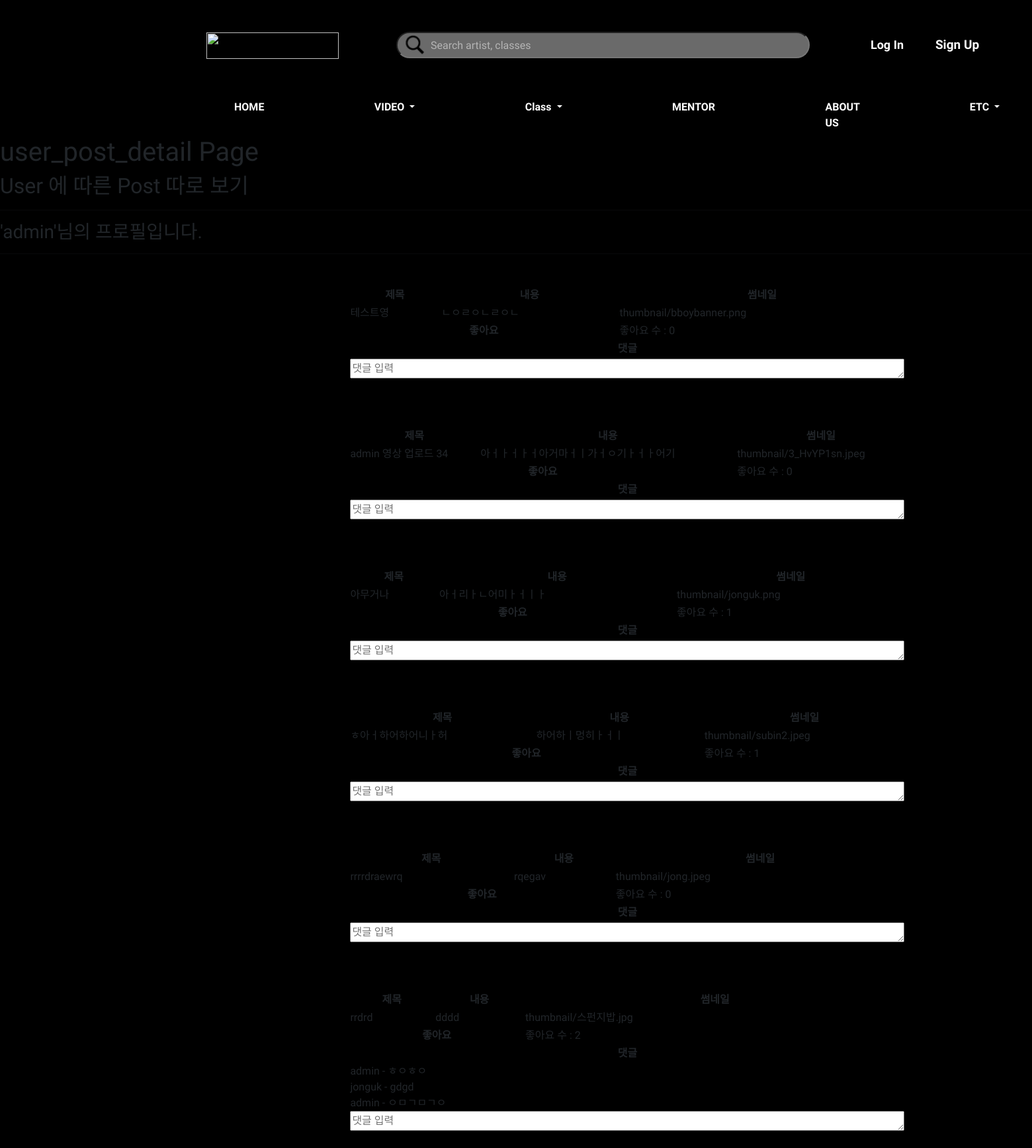
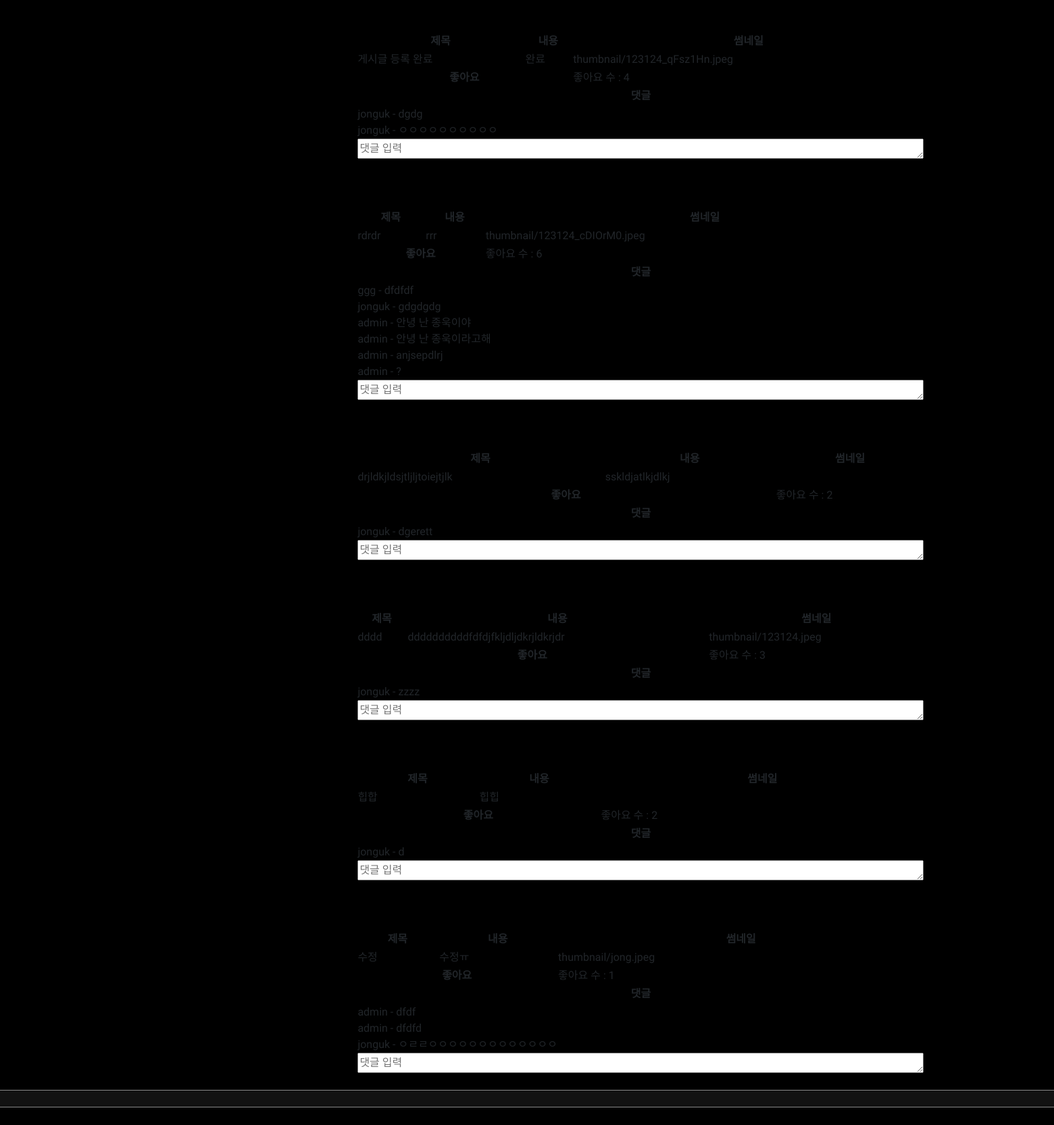
The page /user_post_detail/1 (upper part) on the database its author committed (2 pictures, top to bottom).
### accounts/models.py (models this page shows)
class userProfile(AbstractUser):
    nickname = models.CharField(max_length=50, null=True, blank=True) # 실제 이름
    danceSkill = models.CharField(max_length=10 ,null=True, blank=True) # 상 중 하
    phoneNum = models.IntegerField(null=True, blank=True) # 핸드폰 번호
    gender = models.CharField(max_length=10 ,null=True, blank=True) # 성별
    createdAt = models.DateTimeField(auto_now_add=True) # 생성 일자
    birth = models.DateField(null=True, blank=True) # 생년월일
    profilephoto = models.ImageField(blank=True, null=True, upload_to='profilephoto') # 프사
    def __str__(self):
        return self.username

### danceapp/models.py (models this page shows, shortened)
class Post(models.Model):
    userId = models.ForeignKey(userProfile, on_delete=models.CASCADE) # 회원ID # User 모델의 pk를 가져옴
    title = models.CharField(max_length=200) # 제목
    body = models.TextField() # 게시물 설명
    uploadDate = models.DateTimeField(auto_now_add=True) # 처음 업로드 시간
    updateDate = models.DateTimeField(auto_now=True) # 수정 시간
    photo = models.ImageField(blank=True, null=True, upload_to='thumbnail') # 썸네일 # upload_to : static/blog_photo 로 저장해줘
    video = models.FileField(blank=True, null=True, upload_to='video') # 배포시에는 models.FilePathField()사용
    genreName = models.ForeignKey(Genre, null=True, on_delete=models.CASCADE) # 장르
    likes_user = models.ManyToManyField(userProfile, related_name='likes', blank=True) # 좋아요 누른 사람
    likes_count = models.PositiveIntegerField(default=0) # 좋아요 개수
    hits = models.PositiveIntegerField(default=0) # 조회수

class Comment(models.Model):
    userId = models.ForeignKey(userProfile, on_delete=models.CASCADE)
    comment = models.TextField('', max_length=100)
    date = models.DateTimeField(auto_now_add=True)
    post = models.ForeignKey(Post, null=True, blank=True, on_delete=models.CASCADE)
    def __str__(self):
        return self.comment

### danceapp/views.py (the view)
# urls.py: path('user_post_detail/<int:userId_id>', views.user_post_detail, name='user_post_detail'),
def user_post_detail(request, userId_id):
    posts = Post.objects.filter(userId=userId_id).order_by('-uploadDate')
    user = get_object_or_404(userProfile, pk=userId_id)
    comment_form = CommentForm()
    context = {
        'posts':posts,
        'comment_form':comment_form,
        'user':user,
    }
    return render(request, 'user_post_detail.html', context)

### danceapp/forms.py
class CommentForm(forms.ModelForm):
    class Meta:
        model = Comment
        fields = ['comment']
    def __init__(self, *args, **kwargs):
        super(CommentForm, self).__init__(*args, **kwargs)
        self.fields['comment'].widget.attrs = {
            'placeholder': "댓글 입력",
            'rows':1,
            'id':'comm',
            'cols': 90,
        }

### danceapp/templates/user_post_detail.html (shortened to what this page needs)
{% extends 'base.html' %}
{% block content %}
<h1>user_post_detail Page</h1>
<h2>User 에 따른 Post 따로 보기</h2>
<hr>
<h3>'{{ user.username }}'님의 프로필입니다.</h3>
<hr>
<div class="main1">
    {% for post in posts %}
    <div>
        <table border="1px solid black">
            <tr>
                <th>제목</th>
                <th>내용</th>
                <th>썸네일</th>
            </tr>
            <tr>
                <td>{{ post.title }}</td>
                <td>{{ post.body }}</td>
                <td>{{ post.photo }}</td>
            </tr>
            <tr>
                <th colspan="2">좋아요</th>
                <td>
                    <form action="{% url 'likes' post.id %}" method="POST">
                        좋아요 수 : {{ post.likes_count }}
                    </form>
                </td>
            </tr>
            <tr>
                <th colspan="3">댓글</th>
            </tr>
            <tr>
                <td colspan="3">
                    {% for comment in post.comment_set.all %}
                    {{ comment.userId }} - {{ comment }}
                    <br>
                    {% endfor %}
                    <form method="POST" action="{% url 'new_comment' post.id %}">
                        {{ comment_form.as_p }}
                    </form>
                </td>
            </tr>
        </table>
    </div>
    {% endfor %}
</div>
{% endblock %}

### danceapp/templates/base.html (shortened to what this page needs)
{% load static %}
<!DOCTYPE html>
<html lang="en">
<head>
    <link rel="stylesheet" href="{% static 'css/index.css' %}">
    <link rel="stylesheet" href="{% static 'css/about_us.css' %}">
    <link href="https://cdn.jsdelivr.net/npm/bootstrap@5.1.3/dist/css/bootstrap.min.css" rel="stylesheet"
>
</head>
<body id="body">
    <div id="header-section">
        <a href="{% url 'index' %}"><img class="logo" src="{% static 'img/mainlogo.png' %}" /></a>
        <input type="text" id="searchBar" placeholder="Search artist, classes" />
        {% if request.user.is_authenticated %}
        <span>
            <a id="sign" href="#" onclick="logoutConfirm()">Log Out</a>
            {% else %}
            <a id="sign" href="{% url 'login' %}?next={{request.get_full_path}}">Log In</a>
            {% endif %}
        {% if request.user.is_authenticated %}
        <script>
            function logoutConfirm() {
                val = confirm("로그아웃 하시겠습니까?");
                if (val == true) {
                    location.href = "{% url 'logout' %}"
                }
            }
        </script>
        <span>
            <span></span>
            {% else %}
            <a style="margin-left:44px;
            font-size: 19px;
            font-weight: 600;
            color:white;
            text-decoration: none;" href="{% url 'signup' %}">
                Sign Up
            </a>
            {% endif %}
    </div>
    <div class="container" id="main-container">
        <nav class="navbar navbar-expand-lg " id="nav-bar">
            <div class="container-fluid">
                <div class="collapse navbar-collapse" id="navbarSupportedContent">
                    <ul class="navbar-nav me-auto mb-2 mb-lg-0">
                        <li class="nav-item">
                            <a class="navLink" aria-current="page" href="{% url 'index' %}">HOME</a>
                        </li>
                        <li class="nav-item dropdown">
                            <a class="navLink dropdown-toggle" href="#" id="navbarDropdown" role="button"
                                data-bs-toggle="dropdown" aria-expanded="false">
                                VIDEO
                            </a>
                        </li>
                        <li class="nav-item dropdown">
                            <a class="navLink dropdown-toggle" href="#" id="navbarDropdown" role="button"
                                data-bs-toggle="dropdown" aria-expanded="false">
                                Class
                            </a>
                        </li>
                        <li class="nav-item">
                            <a class="navLink" href="#">MENTOR</a>
                        </li>
                        <li class="nav-item">
                            <a class="navLink" href="{% url 'aboutus' %}">ABOUT US</a>
                        </li>
                        <li class="nav-item dropdown">
                            <a class="navLink dropdown-toggle" href="#" id="navbarDropdown" role="button"
                                data-bs-toggle="dropdown" aria-expanded="false">
                                ETC
                            </a>
                        </li>
                    </ul>
                </div>
            </div>
        </nav>
    </div>
    {% block content %}
    {% endblock %}
    <footer>
        <div id="footer-slogan">
            <hr>
            <hr>
        </div>
    </footer>
</body>
</html>

### static/css/index.css (style rules this page uses)
* { font-family: 'Gothic A1', sans-serif; font-size: 16px; }
#body { background-color: black; }
.logo { width: 200px; height: 40px; display: inline-block; }
#searchBar { width: 625px; height: 40px; border-radius: 20px; background-color: #6A6A6A; margin-left: 83px; background-image: url("../img/Search.png"); background-repeat: no-repeat; background-position: 10px center; background-size: 32px; padding-left: 50px; color: white; display: inline-block; }
#searchBar::placeholder { color: #FFFFFF; opacity: 50%; }
#sign { margin-left: 88px; font-size: 18px; font-weight: 700; color: white; text-decoration: none; }
#header-section { display: inline-block; margin-left: 20%; margin-top: 3rem; }
#main-container { display: flex; flex-direction: column; align-items: flex-start; justify-content: space-between; flex-basis: 10%; margin-top: 3rem; margin-left: 330px; }
#nav-bar { background-color: transparent; color: white; text-decoration: none; font-size: 20px; }
.navLink { color: white; display: inline-block; text-decoration: none; margin-right: 10.4rem; }
.nav-item { font-size: 18px; color: white; font-weight: 600; }
ul { display: inline-block; }
li { float: left; list-style-type: none; }
li a { padding-top: 5px; margin-right: 44px; display: flex; font-size: 16px; color: #646262; text-decoration: none; }
table { margin-top: 2rem; margin-left: 20%; border-collapse: collapse; }
td { cursor: pointer; margin: 10px 10px 10px 10px; }
footer { background-color: black; color: white; }
#footer-slogan { text-align: center; background-color: #121212; margin-bottom: 35px; }
#footer-slogan hr { margin: 0; opacity: 0.5; }

### static/css/about_us.css (style rules this page uses)
body { font-family: 'DM Serif Display'; }

### danceapp/templates/user_post_detail.html (style rules this page uses)
table { border: 1px solid black; }
td, th { border: 1px solid black; }
th { text-align: center; }
.main1 { display: grid; grid-template-columns: repeat(1, 1fr); grid-gap: 1rem; grid-auto-rows: minmax(10em, auto); justify-items: center; }

### rows shown on the page
userProfile: username "admin"
Post: title "테스트영", body "ㄴㅇㄹㅇㄴㄹㅇㄴ", photo "thumbnail/bboybanner.png", likes_count "0"
Post: title "admin 영상 업로드 34", body "아ㅓㅏㅓㅏㅓ아거마ㅓㅣ가ㅓㅇ기ㅏㅓㅏ어기", photo "thumbnail/3_HvYP1sn.jpeg", likes_count "0"
Post: title "아무거나", body "아ㅓ리ㅏㄴ어미ㅏㅓㅣㅏ", photo "thumbnail/jonguk.png", likes_count "1"
Post: title "ㅎ아ㅓ하어하어니ㅏ허", body "하어하ㅣ멍히ㅏㅓㅣ", photo "thumbnail/subin2.jpeg", likes_count "1"
Post: title "rrrrdraewrq", body "rqegav", photo "thumbnail/jong.jpeg", likes_count "0"
Post: title "rrdrd", body "dddd", photo "thumbnail/스펀지밥.jpg", likes_count "2"
Comment: userId "admin", comment "ㅎㅇㅎㅇ"
Comment: userId "jonguk", comment "gdgd"
Comment: userId "admin", comment "ㅇㅁㄱㅁㄱㅇ"
Post: title "게시글 등록 완료", body "완료", photo "thumbnail/123124_qFsz1Hn.jpeg", likes_count "4"
Comment: userId "jonguk", comment "dgdg"
Comment: userId "jonguk", comment "ㅇㅇㅇㅇㅇㅇㅇㅇㅇㅇ"
Post: title "rdrdr", body "rrr", photo "thumbnail/123124_cDIOrM0.jpeg", likes_count "6"
Comment: userId "ggg", comment "dfdfdf"
Comment: userId "jonguk", comment "gdgdgdg"
Comment: userId "admin", comment "안녕 난 종욱이야"
Comment: userId "admin", comment "안녕 난 종욱이라고해"
Comment: userId "admin", comment "anjsepdlrj"
Comment: userId "admin", comment "?"
Post: title "drjldkjldsjtljljtoiejtjlk", body "sskldjatlkjdlkj", likes_count "2"
Comment: userId "jonguk", comment "dgerett"
Post: title "dddd", body "ddddddddddfdfdjfkljdljdkrjldkrjdr", photo "thumbnail/123124.jpeg", likes_count "3"
Comment: userId "jonguk", comment "zzzz"
Post: title "힙합", body "힙힙", likes_count "2"
Comment: userId "jonguk", comment "d"
Post: title "수정", body "수정ㅠ", photo "thumbnail/jong.jpeg", likes_count "1"
Comment: userId "admin", comment "dfdf"
Comment: userId "admin", comment "dfdfd"
Comment: userId "jonguk", comment "ㅇㄹㄹㅇㅇㅇㅇㅇㅇㅇㅇㅇㅇㅇㅇㅇ"
